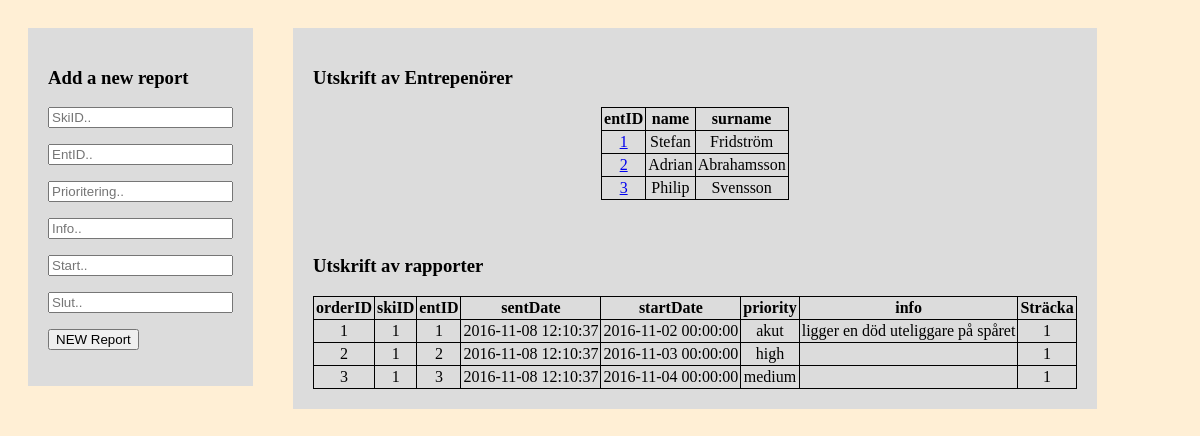
/NyArbetsOrder.php, run on the app's committed database.
### tables this page shows
create table Ent (
entID smallint not null auto_increment unique, 
password varchar(32)not null,
firstName varchar(32)not null,
lastName varchar(32) not null,
email varchar (64) unique,
number int(10) not null unique,
regDate timestamp,
primary key (entID)
);

### NyArbetsOrder.php (the view, shortened to what this page needs)
<!DOCTYPE HTML>
<head>
<html>
</head>
<body>
<?php
include'connect.php';
?>
<div>
	<h3>Add a new report</h3>
	<form action='<?php $_PHP_SELF ?>' method='POST'>
		<input type="text" name="SkiID" placeholder="SkiID.."></p>
		<input type="text" name="EntID" placeholder="EntID.."></p>
		<input type="text" name="Prioritering" placeholder="Prioritering.."></p>
		<input type="text" name="Info" placeholder="Info.."></p>
		<input type="text" name="Start" placeholder="Start.."></p>
		<input type="text" name="Slut" placeholder="Slut.."></p>
		<p><button type="submit" name="_newWorkOrder" id="_newWorkOrder">NEW Report</button></p></form>
</div>
<div>
	<h3>Utskrift av Entrepenörer</h3>
    <table>
	    <?php
		        echo "<th>entID</th>";
		        echo "<th>name</th>";
		        echo "<th>surname</th>";
		      foreach($pdo->query( 'SELECT * FROM Ent;' ) as $row){
		        echo "<tr><td>";
		        echo "<a href='test.php?entID=".urlencode($row['entID'])."'>".$row['entID'];
		        echo "<td>".$row['firstName']."</td>";
		        echo "<td>".$row['lastName']."</td>";
		        echo "</tr>";
	      }
	    ?>
    </table>
    <br><br>
    	<h3>Utskrift av rapporter</h3>
    <table>
	    <?php
	    		echo "<tr>";
		        echo "<th>orderID</th>";
		        echo "<th>skiID</th>";
		        echo "<th>entID</th>";
		        echo "<th>sentDate</th>";
		        echo "<th>startDate</th>";
		        echo "<th>priority</th>";
		        echo "<th>info</th>";
		        echo "<th>Sträcka</th>";
		        echo "</tr>";
		      foreach($pdo->query( 'SELECT * FROM WorkOrdersAndPlaces;' ) as $row){
		        echo "<tr>";
		        echo "<td>".$row['orderID']."</td>";
		        echo "<td>".$row['skiID']."</td>";
		        echo "<td>".$row['entID']."</td>";
		        echo "<td>".$row['sentDate']."</td>";
		        echo "<td>".$row['startDate']."</td>";
		        echo "<td>".$row['priority']."</td>";
		        echo "<td>".$row['info']."</td>";
		        echo "<td>".$row['name']."</td>";
		        echo "</tr>";
	      }
	    ?>
    </table>
</div>
</body>
</html>

### NyArbetsOrder.php (style rules this page uses)
body { background-color: papayawhip; }
div { display: block; float: left; background-color: gainsboro; margin: 20px; padding: 20px; }
table, td, th { border:1px solid; text-align: center; margin: auto; border-collapse: collapse; padding:2px; }

### data on the page
ent: entID "1", firstName "Stefan", lastName "Fridström"
ent: entID "2", firstName "Adrian", lastName "Abrahamsson"
ent: entID "3", firstName "Philip", lastName "Svensson"

### other printed values
$row['orderID'] "1"
$row['skiID'] "1"
$row['entID'] "1"
$row['sentDate'] "2016-11-08 12:10:37"
$row['startDate'] "2016-11-02 00:00:00"
$row['priority'] "akut"
$row['info'] "ligger en död uteliggare på spåret"
$row['name'] "1"
$row['orderID'] "2"
$row['entID'] "2"
$row['startDate'] "2016-11-03 00:00:00"
$row['priority'] "high"
$row['orderID'] "3"
$row['entID'] "3"
$row['startDate'] "2016-11-04 00:00:00"
